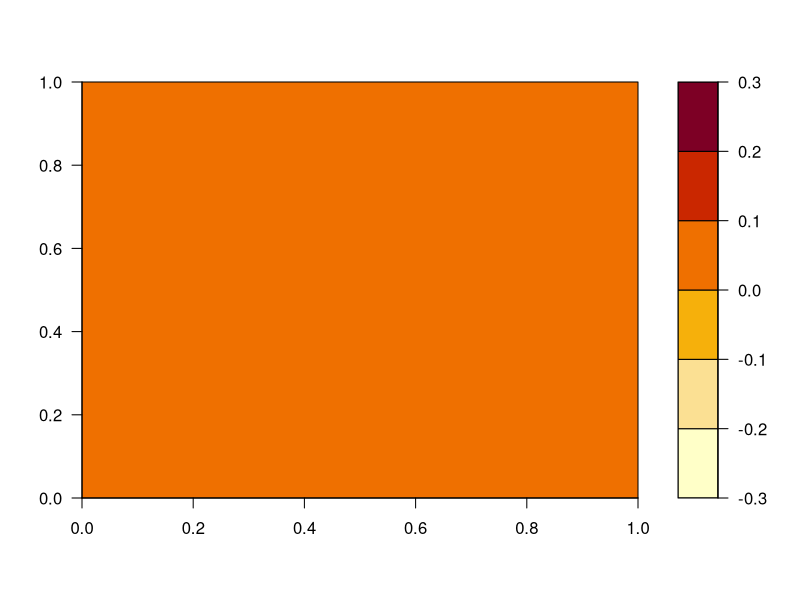
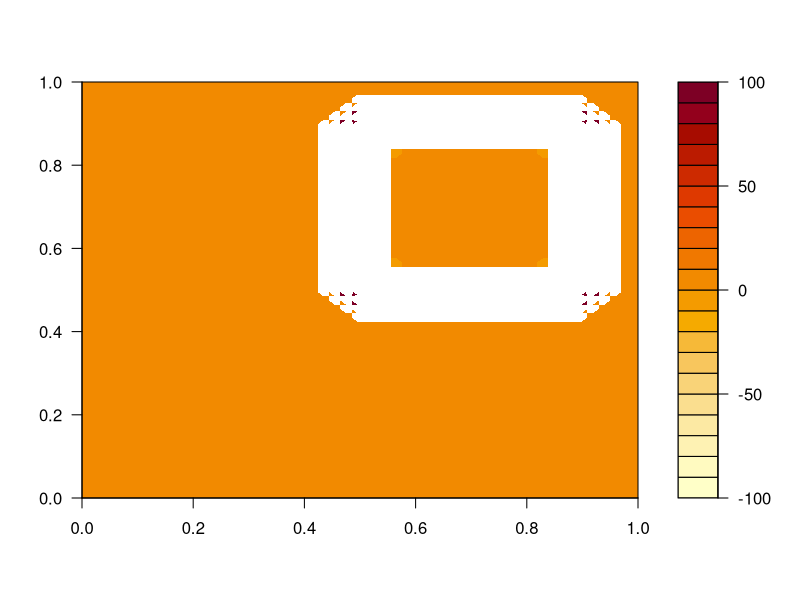
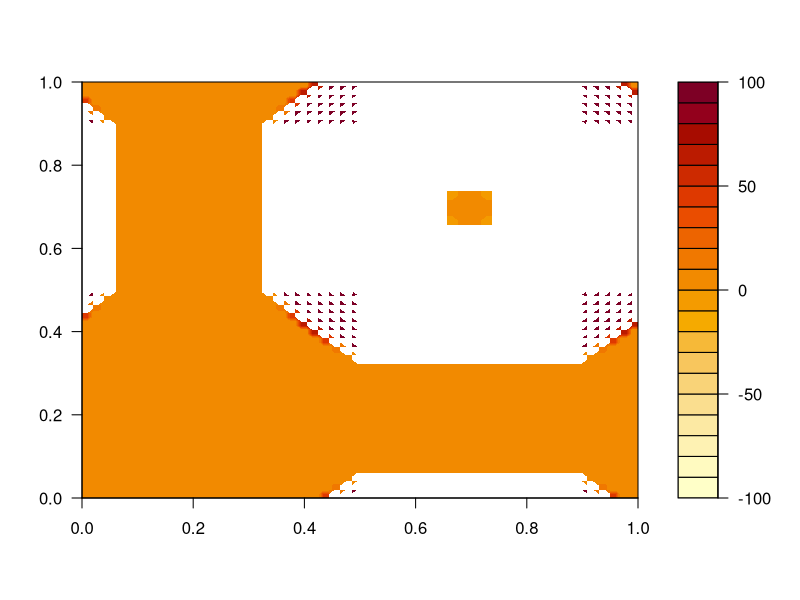
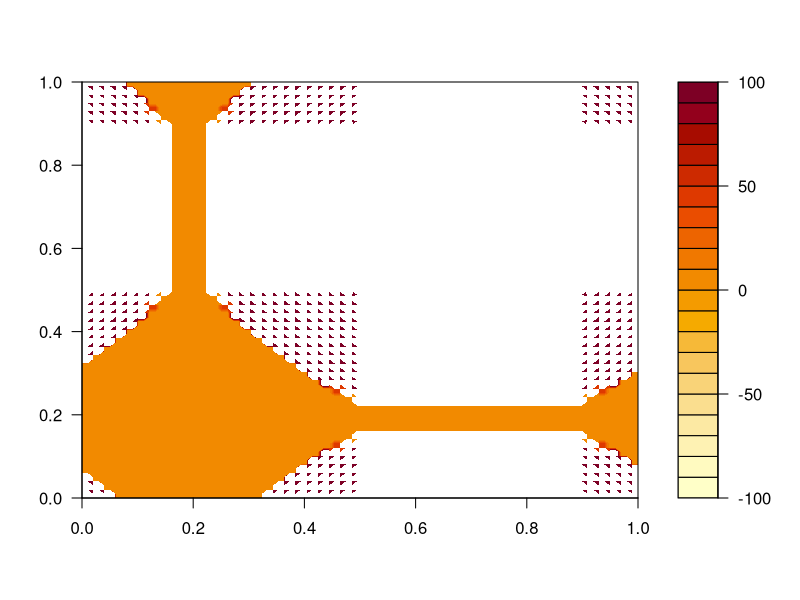
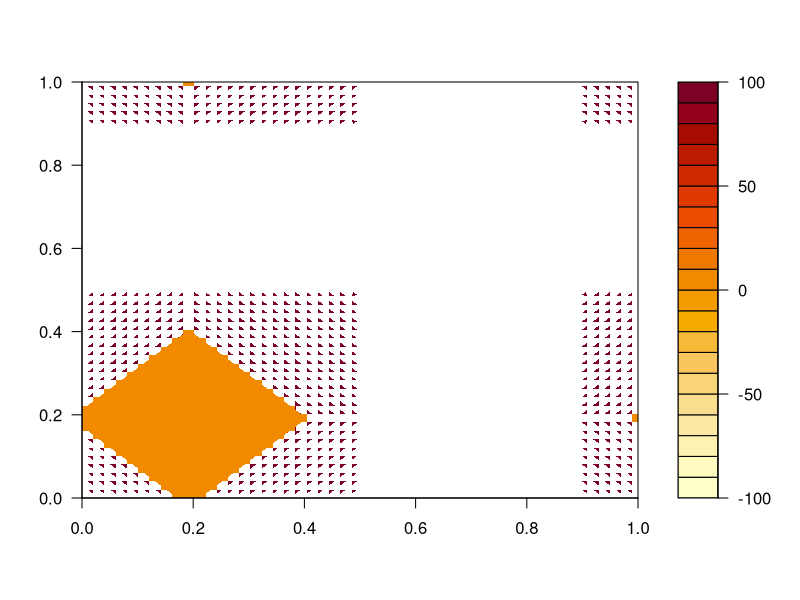
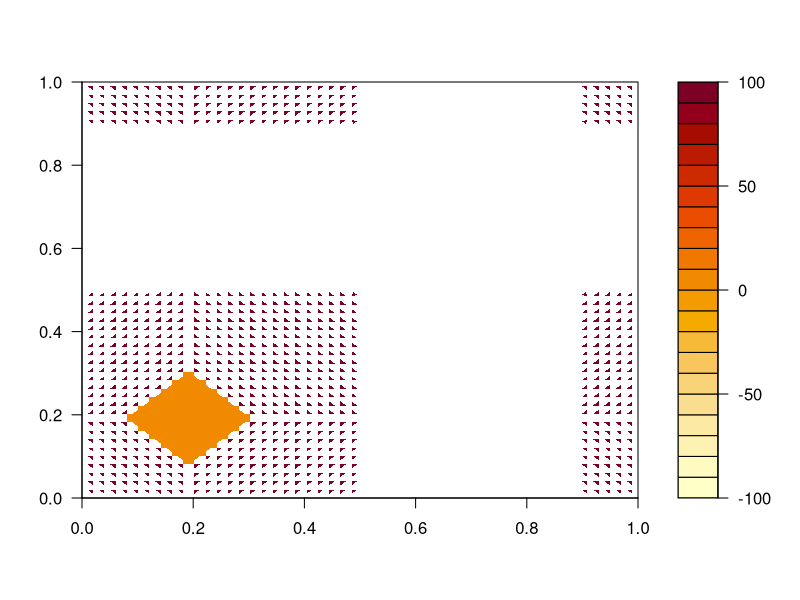
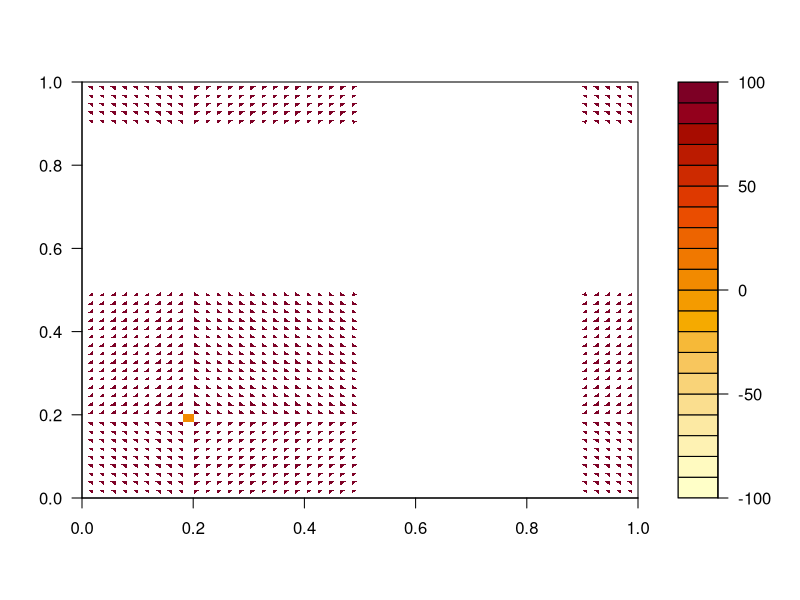
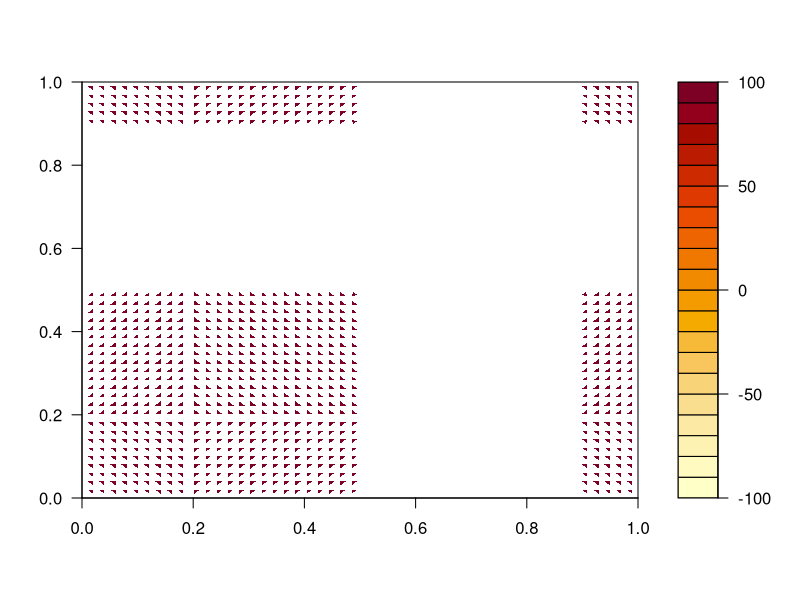

Reproduce these figures in R, in order.

#This is just a definition of a function to plot vectorplots, you do not have to understand it...
par.uin<-function() 
  # determine scale of inches/userunits in x and y
  # from http://tolstoy.newcastle.edu.au/R/help/01c/2714.html
  # Brian Ripley Tue 20 Nov 2001 - 20:13:52 EST
 {
    u <- par("usr") 
    p <- par("pin") 
    c(p[1]/(u[2] - u[1]), p[2]/(u[4] - u[3]))
 }

quiver<-function(lon,lat,u,v,scale=1,length=0.05,maxspeed=200, ...) 
 # first stab at matlab's quiver in R
 # from http://tolstoy.newcastle.edu.au/R/help/01c/2711.html
 # Robin Hankin Tue 20 Nov 2001 - 13:10:28 EST
  {
    ypos <- lat[col(u)] 
    xpos <- lon[row(u)]

    speed <- sqrt(u*u+v*v) 

    u <- u*scale/maxspeed 
    v <- v*scale/maxspeed 
    

    matplot(xpos,ypos,type="p",cex=0,xlab="lon",ylab="lat", ...) 
    arrows(xpos,ypos,xpos+u,ypos+v,length=length*min(par.uin())) 
  }



#Program starts here !


#Shallow water 2D,cyclic boundary conditions 


ni<-100  #number of gridcells in one direction
nt<-500 #number of timesteps


#The physical constants
g<-10 #low gravity, 0.1 m/s^2
dx<-1e5 #gridcell 10km 
dy<-1e5
dt<-1000 #timstep 1000 second
H<-1e3 #1km depth
f0<-0-0.5^-4


#define three index vectors.. the middle one , one shifted one cell to the left, and one to the right 
#(including the periodic boundary conditions)
ia.0<-1:ni
ia.m1<-c(ni,1:(ni-1))
ia.p1<-c(2:ni,1)



u<-matrix(0,ni,ni) #speed at each point
v<-matrix(0,ni,ni) #speed at each point
h<-matrix(0,ni,ni) #pertubation at each point
f<-matrix(0,ni,ni) #pertubation at each point

lat<-c(50:0,1:50)*90/50
weight<-sin(lat*pi/180)

f<-rep(c(weight*f))
dim(f)<-c(100,100)
filled.contour(f)

u.new<-u
h.new<-h
v.new<-v


#Inital condition: One smooth blob (sin)
#h[50:90,50:90]<-sin(0:40/2*pi/20)%*%t(sin(0:40/2*pi/20))
h[50:90,50:90]<-0.5



#1st step euler forward
u.new[ia.0,ia.0]<-u[ia.0,ia.0]-g*dt/2/dx*(h[ia.p1,ia.0]-h[ia.m1,ia.0]) +dt*f0*v

v.new[ia.0,ia.0]<-v[ia.0,ia.0]-g*dt/2/dy*(h[ia.0,ia.p1]-h[ia.0,ia.m1]) -dt*f0*u

h.new[ia.0,ia.0]<-h[ia.0,ia.0]-H*dt/2*((u[ia.p1,ia.0]-u[ia.m1,ia.0])/dx + (v[ia.0,ia.p1]-v[ia.0,ia.m1])/dy)  #(du/dx + dv/dy)

#Divide the screen in two parts
#par(mfcol=c(1,2))

#Leapfrog from the third step on
for (n in 2:(nt-1))
{
	
	u.old<-u
	v.old<-v
	h.old<-h
	h<-h.new
	u<-u.new
	v<-v.new

	u.new[ia.0,ia.0]<-u.old[ia.0,ia.0]-g*dt/dx*(h[ia.p1,ia.0]-h[ia.m1,ia.0])+dt*f0*v
	v.new[ia.0,ia.0]<-v.old[ia.0,ia.0]-g*dt/dy*(h[ia.0,ia.p1]-h[ia.0,ia.m1])-dt*f0*u
	h.new[ia.0,ia.0]<-h.old[ia.0,ia.0]-H*dt*((u[ia.p1,ia.0]-u[ia.m1,ia.0])/dx + (v[ia.0,ia.p1]-v[ia.0,ia.m1])/dy)  #(du/dx + dv/dy)
	
	#plot every 10th image
	if ((n %% 10) == 0) {
		#persp(h/3, theta = 110, phi = 40, scale = FALSE, ltheta = -120, shade = 0.6, border = NA, box = FALSE,zlim=c(-0.3,0.3)) 
	 	#quiver(1:20,1:20,u[(1:20)*5,(1:20)*5],v[(1:20)*5,(1:20)*5],scale=200,maxspeed=1)
                filled.contour(h,zlim = c(-100,100))
	}

}



